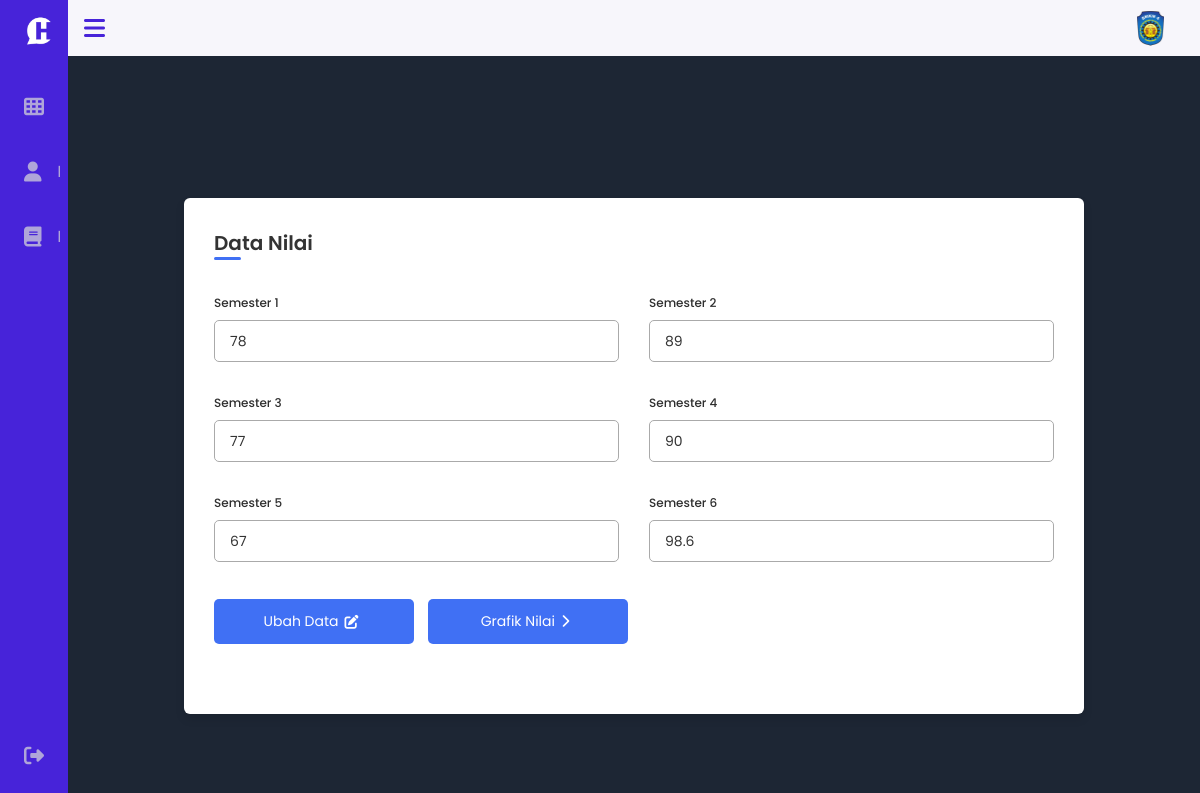
Page /views/user/data_nilai.php (signed in) on the committed database.
### tables this page shows
CREATE TABLE `nilai_semester` (
  `id_nilai_semester` int(11) NOT NULL,
  `nisn` varchar(10) NOT NULL,
  `nilai_semester_1` double DEFAULT NULL,
  `nilai_semester_2` double DEFAULT NULL,
  `nilai_semester_3` double DEFAULT NULL,
  `nilai_semester_4` double DEFAULT NULL,
  `nilai_semester_5` double DEFAULT NULL,
  `nilai_semester_6` double DEFAULT NULL
);

### views/user/data_nilai.php (the view, shortened to what this page needs)
<?php
include '../.././config/koneksi.php';
include '../.././layout/user_sidebar.php';
if(isset($_SESSION['status']) && $_SESSION['status'] === "login") {
    $nisn = $_SESSION['nisn'];
    $query_data_diri = mysqli_query($koneksi, "SELECT * FROM siswa WHERE nisn='$nisn'");
    $data_diri_exists = mysqli_num_rows($query_data_diri) > 0;
    if ($data_diri_exists) {
        $query_nilai_semester = mysqli_query($koneksi, "SELECT * FROM nilai_semester WHERE nisn='$nisn'");
        $nilai_semester_exists = mysqli_num_rows($query_nilai_semester) > 0;
        if ($nilai_semester_exists) {
            $nilai_semester_data = mysqli_fetch_assoc($query_nilai_semester);
            $nilai_semester_1 = $nilai_semester_data['nilai_semester_1'];
            $nilai_semester_2 = $nilai_semester_data['nilai_semester_2'];
            $nilai_semester_3 = $nilai_semester_data['nilai_semester_3'];
            $nilai_semester_4 = $nilai_semester_data['nilai_semester_4'];
            $nilai_semester_5 = $nilai_semester_data['nilai_semester_5'];
            $nilai_semester_6 = $nilai_semester_data['nilai_semester_6'];
        }
    }
}
?>
<!DOCTYPE html>
<html lang="en">
<head>
    <link rel="stylesheet" href="../.././assets/css/user/datanilai.css">
    <link rel="stylesheet" href="../.././assets/css/sidebar.css">
    <link rel="stylesheet" href="../.././assets/css/sweetalert2.min.css">
    <link rel="stylesheet" href="https://cdnjs.cloudflare.com/ajax/libs/font-awesome/6.5.1/css/all.min.css">
</head>
<body>
    <div class="container">
        <header>Data Nilai</header>
        <?php if ($data_diri_exists): ?>
            <?php if (!$nilai_semester_exists): ?>
                <div class="no-data-message">
                    <p>Kamu belum mengisi data nilai. Isi data sekarang!</p>
                    <button onclick="location.href='tambah_data_nilai.php'" class="navBtn">Tambah Data</button>
                </div>
            <?php else: ?>
                <form action="#" class="form_nilai">
                    <div class="form first">
                        <div class="details nilai">
                            <div class="fields">
                                <div class="input-field-nilai">
                                    <label for="nilai_semester_1">Semester 1</label>
                                    <input type="number" id="nilai_semester_1" name="nilai_semester_1" value="<?php echo $nilai_semester_1; ?>" readonly step="0.01">
                                </div>
                                <div class="input-field-nilai">
                                    <label for="nilai_semester_2">Semester 2</label>
                                    <input type="number" id="nilai_semester_2" name="nilai_semester_2" value="<?php echo $nilai_semester_2; ?>" readonly step="0.01">
                                </div>
                                <div class="input-field-nilai">
                                    <label for="nilai_semester_3">Semester 3</label>
                                    <input type="number" id="nilai_semester_3" name="nilai_semester_3" value="<?php echo $nilai_semester_3; ?>" readonly step="0.01">
                                </div>
                                <div class="input-field-nilai">
                                    <label for="nilai_semester_4">Semester 4</label>
                                    <input type="number" id="nilai_semester_4" name="nilai_semester_4" value="<?php echo $nilai_semester_4; ?>" readonly step="0.01">
                                </div>
                                <div class="input-field-nilai">
                                    <label for="nilai_semester_5">Semester 5</label>
                                    <input type="number" id="nilai_semester_5" name="nilai_semester_5" value="<?php echo $nilai_semester_5; ?>" readonly step="0.01">
                                </div>
                                <div class="input-field-nilai">
                                    <label for="nilai_semester_6">Semester 6</label>
                                    <input type="number" id="nilai_semester_6" name="nilai_semester_6" value="<?php echo $nilai_semester_6; ?>" readonly step="0.01">
                                </div>
                            </div>
                        </div>
                        <div class="button">
                            <div class="buttons">
                                <a href="ubah_data_nilai.php" class="navBtn">
                                    <span class="btnText">Ubah Data</span>
                                    <i class="fas fa-pen-to-square"></i>
                                </a>
                                <button class="nextBtn">
                                    <span class="btnText">Grafik Nilai</span>
                                    <i class="fas fa-chevron-right"></i>
                                </button>
                            </div>
                        </div>
                    </div>
                </form>
            <?php endif; ?>
        <?php endif; ?>
</body>
</html>

### assets/css/sidebar.css (style rules this page uses)
:root { --header-height: 3rem; --nav-width: 68px; --first-color: #4723D9; --first-color-light: #AFA5D9; --white-color: #F7F6FB; --body-font: 'Poppins', sans-serif; --normal-font-size: 1rem; --z-fixed: 100; }
body { position: relative; margin: var(--header-height) 0 0 0; padding: 0 1rem; font-family: var(--body-font); font-size: var(--normal-font-size); transition: .5s; }
a { text-decoration: none; font-weight: 600; }
@media screen and (min-width: 768px) { body { margin: calc(var(--header-height) + 1rem) 0 0 0; padding-left: calc(var(--nav-width) + 2rem); } }
@media screen and (min-width: 576px) { body { margin: calc(var(--header-height) + 0.5rem) 0 0 0; padding-left: calc(var(--nav-width) + 1rem); } }

### assets/css/user/dataNilai.css (style rules this page uses)
* { margin: 0; padding: 0; box-sizing: border-box; font-family: 'Poppins', sans-serif; }
body { min-height: 100vh; display: flex; align-items: center; justify-content: center; background-color: #1d2634; }
.container { position: relative; max-width: 900px; width: 100%; border-radius: 6px; padding: 30px; margin: 0 15px; background-color: #fff; box-shadow: 0 5px 10px rgba(0,0,0,0.1); }
.container header { position: relative; font-size: 20px; font-weight: 600; color: #333; display: flex; justify-content: space-between; align-items: center; }
.container header::before { content: ""; position: absolute; left: 0; bottom: -2px; height: 3px; width: 27px; border-radius: 8px; background-color: #4070f4; }
.container form { position: relative; margin-top: 16px; height: 410px; background-color: #fff; overflow: hidden; }
.container form .form { position: absolute; background-color: #fff; transition: 0.3s ease; }
.container form .fields { display: flex; align-items: center; justify-content: space-between; flex-wrap: wrap; }
form .fields .input-field-nilai { display: flex; width: calc(100% / 2 - 15px); flex-direction: column; margin: 4px 0; margin-top: 20px; }
.input-field label, .input-field-nilai label { font-size: 12px; font-weight: 500; color: #2e2e2e; }
.input-field input, .input-field-nilai input ,select { outline: none; font-size: 14px; font-weight: 400; color: #333; border-radius: 5px; border: 1px solid #aaa; padding: 0 15px; height: 42px; margin: 8px 0; }
.container form button, .navBtn, .sendBtn, .inputBtn, .backBtn { display: flex; align-items: center; justify-content: center; height: 45px; max-width: 200px; width: 100%; border: none; outline: none; color: #fff; border-radius: 5px; margin: 25px 0; background-color: #4070f4; transition: all 0.3s linear; cursor: pointer; }
.container form .btnText, .sendBtn, .inputBtn, .navBtn, .backBtn { font-size: 14px; font-weight: 400; }
form button i, form .navBtn i, form .sendBtn i, form .backBtn i { margin: 0 6px; }
form .buttons { display: flex; align-items: center; }
form .buttons button , .navBtn, .sendBtn, .backBtn { margin-right: 14px; }

### rows in the picture
nilai_semester: nilai_semester_1 "78", nilai_semester_2 "89", nilai_semester_3 "77", nilai_semester_4 "90", nilai_semester_5 "67", nilai_semester_6 "98.6"
